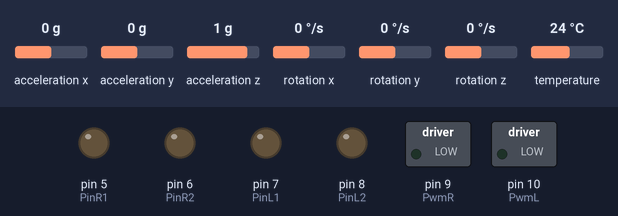
Bench run of a sketch on a simulated Arduino Leonardo, built with avr-gcc and run on an emulated ATmega32U4. On the bench: switched loads named in the sketch (green lamp = pin HIGH), output pins drawn as LEDs (lit = HIGH). Inputs (shaded band) come from the test bench; at power-on: acceleration y 0 g, acceleration x 0 g, acceleration z 1 g, rotation x 0 °/s, rotation y 0 °/s, rotation z 0 °/s, temperature 24 °C. What the sketch prints to the serial monitor is not drawn.

Above: at 1.3 s.
1.4 s: acceleration y set to -0.8 g
At 2.7 s:
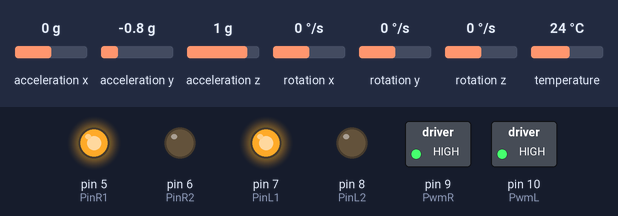
3.1 s: acceleration y set to -1.2 g
At 4.0 s:
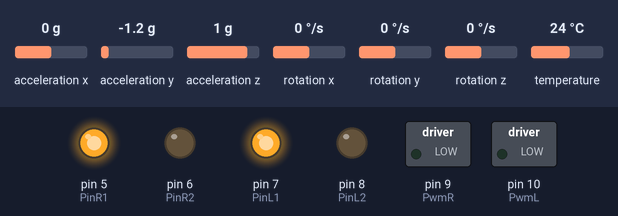
4.6 s: acceleration y set to 0.8 g
At 5.7 s:
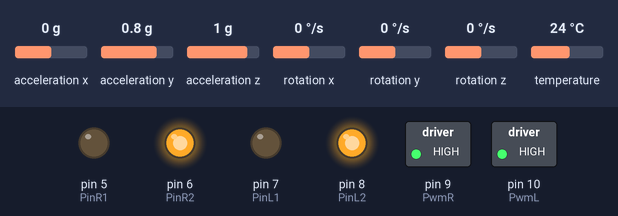
6.1 s: acceleration y set to -1.4 g
At 7.3 s:
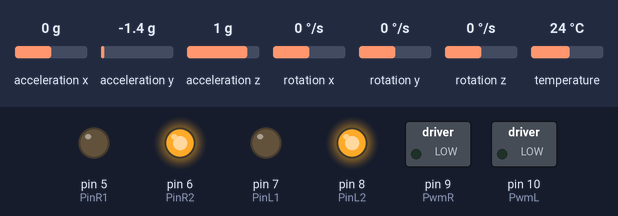
7.6 s: acceleration y set to 0.1 g
At 8.0 s:
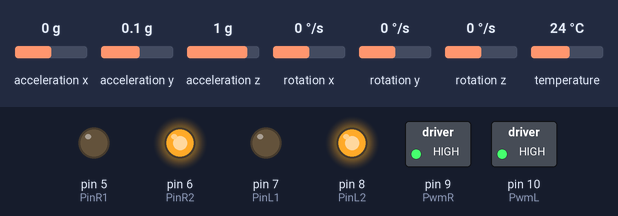
9.1 s: acceleration y set to -0.1 g
At 9.88 s:
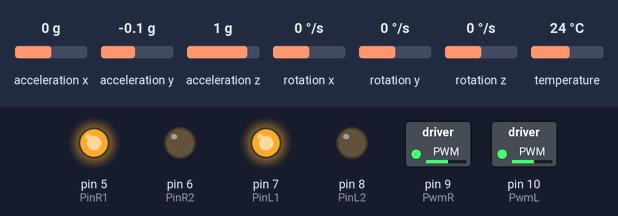
Timing chart, 0 to 12.1 s (numbered marks = the images above; inputs shaded):
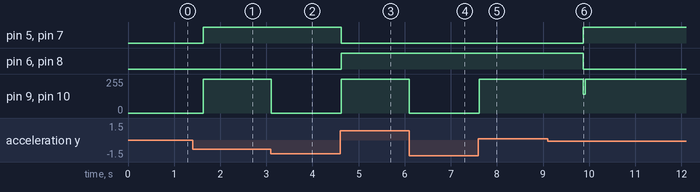

Measured:
- the behaviour switches between -1 and -1.1 g on acceleration y (found by bisection; images 1 and 2)
- after the input at 1.4 s, pin 5 (PinR1), pin 7 (PinL1): LOW → HIGH after 0.23 s; pin 9 (PwmR), pin 10 (PwmL): 0/255 → 255/255 after 0.23 s
- after the input at 3.1 s, pin 9 (PwmR), pin 10 (PwmL): 255/255 → 0/255 at once
- after the input at 4.6 s, pin 5 (PinR1), pin 7 (PinL1): HIGH → LOW at once; pin 6 (PinR2), pin 8 (PinL2): LOW → HIGH at once; pin 9 (PwmR), pin 10 (PwmL): 0/255 → 255/255 at once
- after the input at 6.1 s, pin 9 (PwmR), pin 10 (PwmL): 255/255 → 0/255 at once
- after the input at 7.6 s, pin 9 (PwmR), pin 10 (PwmL): 0/255 → 255/255 at once
- after the input at 9.1 s, pin 5 (PinR1), pin 7 (PinL1): LOW → HIGH after 0.77 s; pin 6 (PinR2), pin 8 (PinL2): HIGH → LOW after 0.77 s; pin 9 (PwmR), pin 10 (PwmL): 255/255 → 140/255 after 0.77 s, → 255/255 0.04 s later

The sketch:

CODE.ino
```cpp
// Basic demo for accelerometer readings from Adafruit MPU6050

#include <Adafruit_MPU6050.h>
#include <Adafruit_Sensor.h>
#include <Wire.h>
#define PI 3.141592
#define dela 500

Adafruit_MPU6050 mpu;
float i=0;
double d=0;
float alpha=0;
const int PinR1 = 5;    //  arduino  pin 5 to l293d  pin IN4
const int PinR2 = 6;    //  arduino  pin 6 to l293d  pin IN3
const int PinL1 = 7;    //  arduino  pin 7 to l293d  pin IN1
const int PinL2 = 8;    //  arduino  pin 8 to l293d  pin IN2
const int PwmR  = 9;    //  arduino  pin 9 to l293d  pin ENB for PWM to Motor 1
const int PwmL  = 10;  //   arduino  pin 10 to l293d  pin ENA for PWM to Motor 2

// PID control parameters
const float kp=4000;
const float ki=50;
const float kd=800;

//variables to control motor direction
int aa=0;
int bb=0;

float pwm=0; // variable that is proportional to the motor output


// setup function contains code for arduino pin initialisation and data transfer ditrection
// here the sensor MPU6050 is initiated as well

void setup(void) {
  pinMode(PinR1,OUTPUT);
  pinMode(PinR2,OUTPUT);
  pinMode(PinL1,OUTPUT);
  pinMode(PinL2,OUTPUT);

  Serial.begin(115200);
  while (!Serial)
    delay(10); // will pause Zero, Leonardo, etc until serial console opens

  Serial.println("Adafruit MPU6050 test!");

  // Try to initialize!
  if (!mpu.begin()) {
    Serial.println("Failed to find MPU6050 chip");
    while (1) {
      delay(10);
    }
  }
  Serial.println("MPU6050 Found!");

  mpu.setAccelerometerRange(MPU6050_RANGE_8_G);
  Serial.print("Accelerometer range set to: ");
  switch (mpu.getAccelerometerRange()) {
  case MPU6050_RANGE_2_G:
    Serial.println("+-2G");
    break;
  case MPU6050_RANGE_4_G:
    Serial.println("+-4G");
    break;
  case MPU6050_RANGE_8_G:
    Serial.println("+-8G");
    break;
  case MPU6050_RANGE_16_G:
    Serial.println("+-16G");
    break;
  }
  mpu.setGyroRange(MPU6050_RANGE_500_DEG);
  Serial.print("Gyro range set to: ");
  switch (mpu.getGyroRange()) {
  case MPU6050_RANGE_250_DEG:
    Serial.println("+- 250 deg/s");
    break;
  case MPU6050_RANGE_500_DEG:
    Serial.println("+- 500 deg/s");
    break;
  case MPU6050_RANGE_1000_DEG:
    Serial.println("+- 1000 deg/s");
    break;
  case MPU6050_RANGE_2000_DEG:
    Serial.println("+- 2000 deg/s");
    break;
  }

  mpu.setFilterBandwidth(MPU6050_BAND_21_HZ);
  Serial.print("Filter bandwidth set to: ");
  switch (mpu.getFilterBandwidth()) {
  case MPU6050_BAND_260_HZ:
    Serial.println("260 Hz");
    break;
  case MPU6050_BAND_184_HZ:
    Serial.println("184 Hz");
    break;
  case MPU6050_BAND_94_HZ:
    Serial.println("94 Hz");
    break;
  case MPU6050_BAND_44_HZ:
    Serial.println("44 Hz");
    break;
  case MPU6050_BAND_21_HZ:
    Serial.println("21 Hz");
    break;
  case MPU6050_BAND_10_HZ:
    Serial.println("10 Hz");
    break;
  case MPU6050_BAND_5_HZ:
    Serial.println("5 Hz");
    break;
  }

  Serial.println("");
  delay(100);
}

void loop() {

  /* Get new sensor events with the readings */
  sensors_event_t a, g, temp;
  mpu.getEvent(&a, &g, &temp);

  /* Print out the values */
  float e=a.acceleration.y;  // acceleration value along vertical axis of robot
  float theta = asin(e/10);  // angle between vertical axis of robot and the vertical axis in ground frame
  theta=theta*180/PI;        // angle conversion from radians to degree
  d=(theta-alpha)/dela;      // numerical differentiation of theta
  d=d*1000;                  // multiply by 1000 as delay is in milliseconds
  alpha=theta;               // variable to store thet value from previous iteration of loop function
  Serial.print("theta ");
  Serial.print(theta);
  Serial.println("");
  i=i+(theta*dela/1000);   // numerical integration of theta
  Serial.print("d :");
  Serial.print(d);
  Serial.println("");
  Serial.print("i ");
  Serial.print(i);
  Serial.println("");
  pwm = ( theta * kp ) + ( i*ki  ) + ( d * kd ) ; // PID pulse width modulated input to motor driver which will further supply power to motors
  if(pwm < 0){
            aa = 1;
            bb = 0;
          }
          if(pwm > 0){
            aa = 0;
            bb= 1;
          }
   pwm  = abs(pwm);
          if ( pwm < 0) pwm = 0;
          if ( pwm > 255) pwm = 255;

 if(abs(theta) > 0.5){  // if theta becomes more than 0.5 degree then motors have to be supplied power
              analogWrite(PwmR, pwm);
              digitalWrite(PinR1, aa);
              digitalWrite(PinR2 ,bb);

              analogWrite(PwmL ,pwm);
              digitalWrite(PinL1 ,aa);
              digitalWrite(PinL2 ,bb);
              }
           else{
              analogWrite(PwmR , 0);
              analogWrite(PwmL , 0);
              i = 0;
              delay(dela);
           }


}
```
